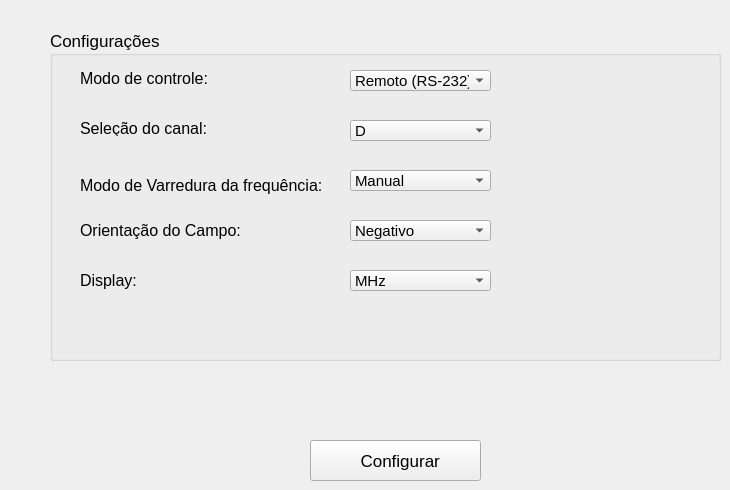
    <widget class="QWidget" name="tab_Configurar">
     <attribute name="icon">
      <iconset>
       <normaloff>../../../bobinona/imagens/configure.png</normaloff>../../../bobinona/imagens/configure.png</iconset>
     </attribute>
     <attribute name="title">
      <string>Configurar</string>
     </attribute>
     <widget class="QPushButton" name="pb_Configurar">
      <property name="geometry">
       <rect>
        <x>310</x>
        <y>440</y>
        <width>171</width>
        <height>41</height>
       </rect>
      </property>
      <property name="font">
       <font>
        <pointsize>13</pointsize>
       </font>
      </property>
      <property name="text">
       <string>  Configurar</string>
      </property>
      <property name="icon">
       <iconset>
        <normaloff>../../../bobinona/imagens/save.png</normaloff>../../../bobinona/imagens/save.png</iconset>
      </property>
      <property name="iconSize">
       <size>
        <width>22</width>
        <height>22</height>
       </size>
      </property>
     </widget>
     <widget class="QGroupBox" name="groupBox_2">
      <property name="geometry">
       <rect>
        <x>50</x>
        <y>30</y>
        <width>671</width>
        <height>331</height>
       </rect>
      </property>
      <property name="font">
       <font>
        <pointsize>13</pointsize>
       </font>
      </property>
      <property name="title">
       <string>Configurações</string>
      </property>
      <widget class="QLabel" name="label_3">
       <property name="geometry">
        <rect>
         <x>30</x>
         <y>40</y>
         <width>131</width>
         <height>16</height>
        </rect>
       </property>
       <property name="font">
        <font>
         <pointsize>12</pointsize>
        </font>
       </property>
       <property name="text">
        <string>Modo de controle:</string>
       </property>
      </widget>
      <widget class="QComboBox" name="cb_ModeCtrl">
       <property name="geometry">
        <rect>
         <x>300</x>
         <y>40</y>
         <width>141</width>
         <height>21</height>
        </rect>
       </property>
       <property name="font">
        <font>
         <pointsize>11</pointsize>
        </font>
       </property>
       <property name="toolTip">
        <string>&lt;!DOCTYPE HTML PUBLIC &quot;-//W3C//DTD HTML 4.0//EN&quot; &quot;http://www.w3.org/TR/REC-html40/strict.dtd&quot;&gt;
&lt;html&gt;&lt;head&gt;&lt;meta name=&quot;qrichtext&quot; content=&quot;1&quot; /&gt;&lt;style type=&quot;text/css&quot;&gt;
p, li { white-space: pre-wrap; }
&lt;/style&gt;&lt;/head&gt;&lt;body style=&quot; font-family:'MS Shell Dlg 2'; font-size:11pt; font-weight:400; font-style:normal;&quot;&gt;
&lt;p style=&quot; margin-top:0px; margin-bottom:0px; margin-left:0px; margin-right:0px; -qt-block-indent:0; text-indent:0px;&quot;&gt;&lt;span style=&quot; font-size:10pt;&quot;&gt;Tipo de controle do NMR Teslameter PT-2025. Local ou remoto via RS-232.&lt;/span&gt;&lt;/p&gt;&lt;/body&gt;&lt;/html&gt;</string>
       </property>
       <item>
        <property name="text">
         <string>Remoto (RS-232)</string>
        </property>
       </item>
       <item>
        <property name="text">
         <string>Local</string>
        </property>
       </item>
      </widget>
      <widget class="QLabel" name="label_4">
       <property name="geometry">
        <rect>
         <x>30</x>
         <y>90</y>
         <width>131</width>
         <height>16</height>
        </rect>
       </property>
       <property name="font">
        <font>
         <pointsize>12</pointsize>
        </font>
       </property>
       <property name="text">
        <string>Seleção do canal:</string>
       </property>
      </widget>
      <widget class="QComboBox" name="cb_Channel">
       <property name="geometry">
        <rect>
         <x>300</x>
         <y>90</y>
         <width>141</width>
         <height>21</height>
        </rect>
       </property>
       <property name="font">
        <font>
         <pointsize>11</pointsize>
        </font>
       </property>
       <property name="toolTip">
        <string>&lt;!DOCTYPE HTML PUBLIC &quot;-//W3C//DTD HTML 4.0//EN&quot; &quot;http://www.w3.org/TR/REC-html40/strict.dtd&quot;&gt;
&lt;html&gt;&lt;head&gt;&lt;meta name=&quot;qrichtext&quot; content=&quot;1&quot; /&gt;&lt;style type=&quot;text/css&quot;&gt;
p, li { white-space: pre-wrap; }
&lt;/style&gt;&lt;/head&gt;&lt;body style=&quot; font-family:'MS Shell Dlg 2'; font-size:11pt; font-weight:400; font-style:normal;&quot;&gt;
&lt;p style=&quot; margin-top:0px; margin-bottom:0px; margin-left:0px; margin-right:0px; -qt-block-indent:0; text-indent:0px;&quot;&gt;&lt;span style=&quot; font-size:10pt;&quot;&gt;Seleciona o canal do Multiplexador&lt;/span&gt;&lt;/p&gt;&lt;/body&gt;&lt;/html&gt;</string>
       </property>
       <property name="currentIndex">
        <number>3</number>
       </property>
       <item>
        <property name="text">
         <string>A</string>
        </property>
       </item>
       <item>
        <property name="text">
         <string>B</string>
        </property>
       </item>
       <item>
        <property name="text">
         <string>C</string>
        </property>
       </item>
       <item>
        <property name="text">
         <string>D</string>
        </property>
       </item>
       <item>
        <property name="text">
         <string>E</string>
        </property>
       </item>
       <item>
        <property name="text">
         <string>F</string>
        </property>
       </item>
       <item>
        <property name="text">
         <string>G</string>
        </property>
       </item>
       <item>
        <property name="text">
         <string>H</string>
        </property>
       </item>
      </widget>
      <widget class="QLabel" name="label_5">
       <property name="geometry">
        <rect>
         <x>30</x>
         <y>140</y>
         <width>241</width>
         <height>31</height>
        </rect>
       </property>
       <property name="font">
        <font>
         <pointsize>12</pointsize>
        </font>
       </property>
       <property name="toolTip">
        <string>&lt;!DOCTYPE HTML PUBLIC &quot;-//W3C//DTD HTML 4.0//EN&quot; &quot;http://www.w3.org/TR/REC-html40/strict.dtd&quot;&gt;
&lt;html&gt;&lt;head&gt;&lt;meta name=&quot;qrichtext&quot; content=&quot;1&quot; /&gt;&lt;style type=&quot;text/css&quot;&gt;
p, li { white-space: pre-wrap; }
&lt;/style&gt;&lt;/head&gt;&lt;body style=&quot; font-family:'MS Shell Dlg 2'; font-size:11pt; font-weight:400; font-style:normal;&quot;&gt;
&lt;p style=&quot; margin-top:0px; margin-bottom:0px; margin-left:0px; margin-right:0px; -qt-block-indent:0; text-indent:0px;&quot;&gt;Aqui escolhe-se qual será o tipo de varredura da frequência. No modo Automático, o PT-2025 varre a radio frequencia sobre todo o rande do potenciômetro de ajuste fino (FINE). O que representa uma variação de +/- 5% da frequência atual selecionada no potênciometro de ajuste grosso (COARSE).&lt;/p&gt;&lt;/body&gt;&lt;/html&gt;</string>
       </property>
       <property name="whatsThis">
        <string>&lt;!DOCTYPE HTML PUBLIC &quot;-//W3C//DTD HTML 4.0//EN&quot; &quot;http://www.w3.org/TR/REC-html40/strict.dtd&quot;&gt;
&lt;html&gt;&lt;head&gt;&lt;meta name=&quot;qrichtext&quot; content=&quot;1&quot; /&gt;&lt;style type=&quot;text/css&quot;&gt;
p, li { white-space: pre-wrap; }
&lt;/style&gt;&lt;/head&gt;&lt;body style=&quot; font-family:'MS Shell Dlg 2'; font-size:11pt; font-weight:400; font-style:normal;&quot;&gt;
&lt;p style=&quot; margin-top:0px; margin-bottom:0px; margin-left:0px; margin-right:0px; -qt-block-indent:0; text-indent:0px;&quot;&gt;Aqui escolhe-se qual será o tipo de varredura da frequência. No modo Automático, o PT-2025 varre a radio frequencia sobre todo o rande do potenciômetro de ajuste fino (FINE). O que representa uma variação de +/- 5% da frequência atual selecionada no potênciometro de ajuste grosso (COARSE).&lt;/p&gt;&lt;/body&gt;&lt;/html&gt;</string>
       </property>
       <property name="text">
        <string>Modo de Varredura da frequência:</string>
       </property>
      </widget>
      <widget class="QComboBox" name="cb_Aquisition">
       <property name="geometry">
        <rect>
         <x>300</x>
         <y>140</y>
         <width>141</width>
         <height>21</height>
        </rect>
       </property>
       <property name="font">
        <font>
         <pointsize>11</pointsize>
        </font>
       </property>
       <property name="toolTip">
        <string>&lt;!DOCTYPE HTML PUBLIC &quot;-//W3C//DTD HTML 4.0//EN&quot; &quot;http://www.w3.org/TR/REC-html40/strict.dtd&quot;&gt;
&lt;html&gt;&lt;head&gt;&lt;meta name=&quot;qrichtext&quot; content=&quot;1&quot; /&gt;&lt;style type=&quot;text/css&quot;&gt;
p, li { white-space: pre-wrap; }
&lt;/style&gt;&lt;/head&gt;&lt;body style=&quot; font-family:'MS Shell Dlg 2'; font-size:11pt; font-weight:400; font-style:normal;&quot;&gt;
&lt;p align=&quot;justify&quot; style=&quot; margin-top:0px; margin-bottom:0px; margin-left:0px; margin-right:0px; -qt-block-indent:0; text-indent:0px;&quot;&gt;&lt;span style=&quot; font-size:10pt;&quot;&gt;Aqui escolhe-se qual será o tipo de varredura da frequência. No modo Automático, o PT-2025 varre a rádio frequência sobre todo o range do potenciômetro de ajuste fino (FINE) que permanece desabilitado no modo Automático. Isso representa uma variação de +/- 5% da frequência atual selecionada pelo potênciometro de ajuste grosso (COARSE). &lt;/span&gt;&lt;/p&gt;
&lt;p align=&quot;justify&quot; style=&quot; margin-top:0px; margin-bottom:0px; margin-left:0px; margin-right:0px; -qt-block-indent:0; text-indent:0px;&quot;&gt;&lt;span style=&quot; font-size:10pt;&quot;&gt;No modo Manual, este ajuste é feito manualmente tomando como referência os leds TOO LO indicando que o ajuste grosso de frequência está abaixo do valor esperado e TOO HI para valores acima.&lt;/span&gt;&lt;/p&gt;&lt;/body&gt;&lt;/html&gt;</string>
       </property>
       <property name="currentIndex">
        <number>0</number>
       </property>
       <item>
        <property name="text">
         <string>Manual</string>
        </property>
       </item>
       <item>
        <property name="text">
         <string>Automático</string>
        </property>
       </item>
      </widget>
      <widget class="QLabel" name="label_6">
       <property name="geometry">
        <rect>
         <x>30</x>
         <y>190</y>
         <width>171</width>
         <height>21</height>
        </rect>
       </property>
       <property name="font">
        <font>
         <pointsize>12</pointsize>
        </font>
       </property>
       <property name="text">
        <string>Orientação do Campo:</string>
       </property>
      </widget>
      <widget class="QComboBox" name="cb_FieldSense">
       <property name="geometry">
        <rect>
         <x>300</x>
         <y>190</y>
         <width>141</width>
         <height>21</height>
        </rect>
       </property>
       <property name="font">
        <font>
         <pointsize>11</pointsize>
        </font>
       </property>
       <property name="toolTip">
        <string>&lt;!DOCTYPE HTML PUBLIC &quot;-//W3C//DTD HTML 4.0//EN&quot; &quot;http://www.w3.org/TR/REC-html40/strict.dtd&quot;&gt;
&lt;html&gt;&lt;head&gt;&lt;meta name=&quot;qrichtext&quot; content=&quot;1&quot; /&gt;&lt;style type=&quot;text/css&quot;&gt;
p, li { white-space: pre-wrap; }
&lt;/style&gt;&lt;/head&gt;&lt;body style=&quot; font-family:'MS Shell Dlg 2'; font-size:11pt; font-weight:400; font-style:normal;&quot;&gt;
&lt;p style=&quot; margin-top:0px; margin-bottom:0px; margin-left:0px; margin-right:0px; -qt-block-indent:0; text-indent:0px;&quot;&gt;&lt;span style=&quot; font-size:10pt;&quot;&gt;Determine a sensibilidade do campo a ser medido com relação à orientação da sonda.&lt;/span&gt;&lt;/p&gt;&lt;/body&gt;&lt;/html&gt;</string>
       </property>
       <property name="currentIndex">
        <number>0</number>
       </property>
       <item>
        <property name="text">
         <string>Negativo</string>
        </property>
       </item>
       <item>
        <property name="text">
         <string>Positivo</string>
        </property>
       </item>
      </widget>
      <widget class="QLabel" name="label_7">
       <property name="geometry">
        <rect>
         <x>30</x>
         <y>240</y>
         <width>171</width>
         <height>21</height>
        </rect>
       </property>
       <property name="font">
        <font>
         <pointsize>12</pointsize>
        </font>
       </property>
       <property name="text">
        <string>Display:</string>
       </property>
      </widget>
      <widget class="QComboBox" name="cb_Display">
       <property name="geometry">
        <rect>
         <x>300</x>
         <y>240</y>
         <width>141</width>
         <height>21</height>
        </rect>
       </property>
       <property name="font">
        <font>
         <pointsize>11</pointsize>
        </font>
       </property>
       <property name="toolTip">
        <string>&lt;!DOCTYPE HTML PUBLIC &quot;-//W3C//DTD HTML 4.0//EN&quot; &quot;http://www.w3.org/TR/REC-html40/strict.dtd&quot;&gt;
&lt;html&gt;&lt;head&gt;&lt;meta name=&quot;qrichtext&quot; content=&quot;1&quot; /&gt;&lt;style type=&quot;text/css&quot;&gt;
p, li { white-space: pre-wrap; }
&lt;/style&gt;&lt;/head&gt;&lt;body style=&quot; font-family:'MS Shell Dlg 2'; font-size:11pt; font-weight:400; font-style:normal;&quot;&gt;
&lt;p style=&quot; margin-top:0px; margin-bottom:0px; margin-left:0px; margin-right:0px; -qt-block-indent:0; text-indent:0px;&quot;&gt;&lt;span style=&quot; font-size:10pt;&quot;&gt;Determina se o valor mostrado no display será dado em Tesla (valor do campo) ou em MHz (valor da frequência setada).&lt;/span&gt;&lt;/p&gt;&lt;/body&gt;&lt;/html&gt;</string>
       </property>
       <item>
        <property name="text">
         <string>MHz</string>
        </property>
       </item>
       <item>
        <property name="text">
         <string>Tesla</string>
        </property>
       </item>
      </widget>
     </widget>
    </widget>
